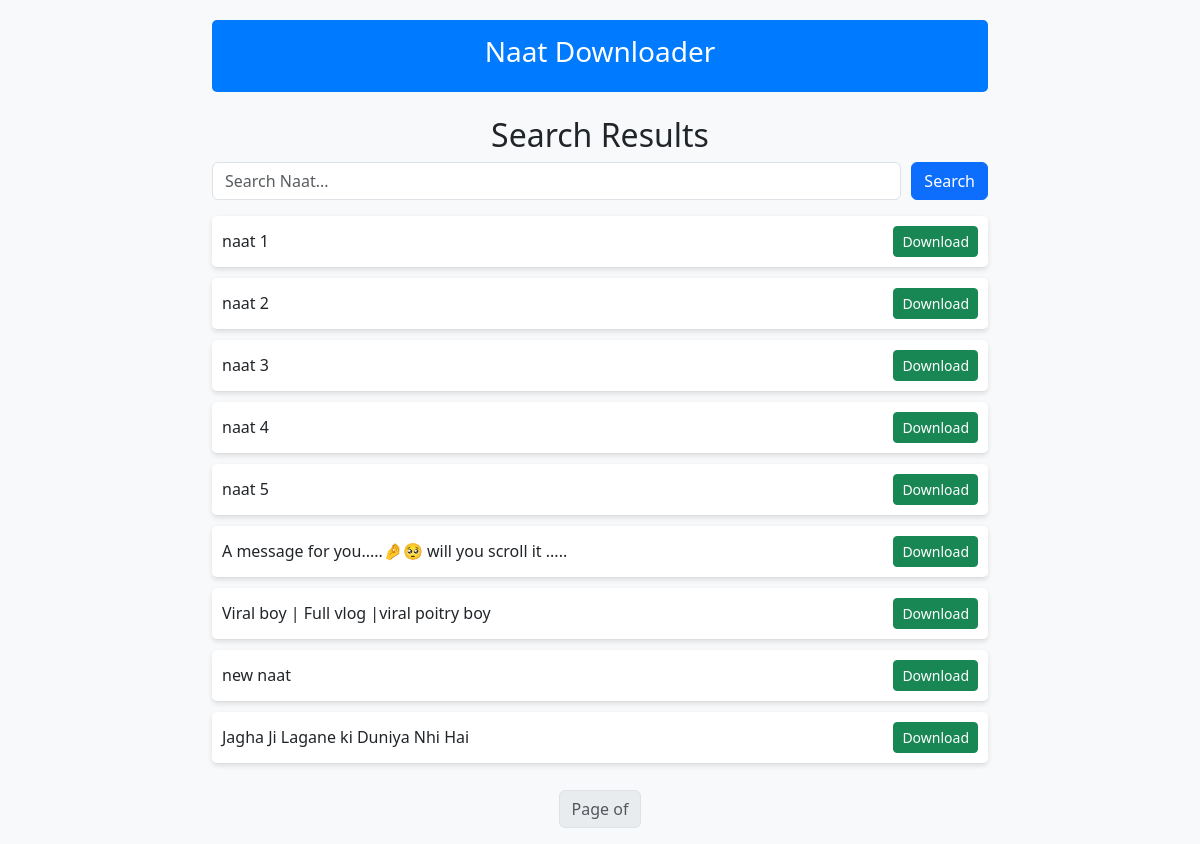
The app's page /search/ with its own data.
### app/models.py (models this page shows, shortened)
class NaatVideo(models.Model):
    title = models.CharField(max_length=255)
    video_link = models.URLField()
    tags = models.TextField(default="", blank=True, null=True, help_text="Comma-separated tags")  # Store tags as comma-separated values

### app/views.py (the view)
# urls.py: path('search/', views.search_naats, name='search'),
def search_naats(request):
    query = request.GET.get('q', '').strip().lower()
    naats = NaatVideo.objects.all()
    if query:
        naats = [naat for naat in naats if any(query in tag for tag in naat.get_tags())]
    return render(request, 'app/search_results.html', {'naats': naats, 'query': query})

### app/templates/app/search_results.html (shortened to what this page needs)
{% load static %}
<!DOCTYPE html>
<html lang="en">
<head>
    <link href="https://cdn.jsdelivr.net/npm/bootstrap@5.3.0/dist/css/bootstrap.min.css" rel="stylesheet">
</head>
<body>
    <div class="container">
        <div class="header">
            <a href="{% url 'home' %}"><h3>Naat Downloader</h3></a>
        </div>
        <h2 class="text-center mt-4">Search Results</h2>
        <form action="{% url 'search' %}" method="GET" class="mb-3 search-bar">
            <input type="text" name="q" class="form-control" placeholder="Search Naat..." value="{{ request.GET.q }}">
            <button type="submit" class="btn btn-primary">Search</button>
        </form>
        <div class="list-group">
            {% for naat in naats %}
                <div class="naat-item">
                    <span>{{ naat.title }}</span>
                    <a href="{% url 'download_page' naat.id %}" class="btn btn-success btn-sm">Download</a>
                </div>
            {% empty %}
                <p class="text-center">No results found for "{{ request.GET.q }}"</p>
            {% endfor %}
        </div>
        <nav class="mt-3">
            <ul class="pagination justify-content-center">
                <li class="page-item disabled"><span class="page-link">Page {{ search_results.number }} of {{ search_results.paginator.num_pages }}</span></li>
            </ul>
        </nav>
    </div>
</body>
</html>

### app/templates/app/search_results.html (style rules this page uses)
body { background-color: #f8f9fa; }
.container { max-width: 800px; margin-top: 20px; }
.naat-item { display: flex; justify-content: space-between; align-items: center; padding: 10px; border-bottom: 1px solid #ddd; background: #ffffff; border-radius: 5px; margin-bottom: 10px; box-shadow: 0px 2px 5px rgba(0, 0, 0, 0.1); }
.header { background: #007bff; color: white; padding: 15px; display: flex; justify-content: center; align-items: center; border-radius: 5px; }
.header a { color: white; text-decoration: none; }
.search-bar { display: flex; gap: 10px; }

### records on screen
NaatVideo: title "naat 1"
NaatVideo: title "naat 2"
NaatVideo: title "naat 3"
NaatVideo: title "naat 4"
NaatVideo: title "naat 5"
NaatVideo: title "A message for you.....🤌🥺 will you scroll it ....."
NaatVideo: title "Viral boy | Full vlog |viral poitry boy"
NaatVideo: title "new naat"
NaatVideo: title "Jagha Ji Lagane ki Duniya Nhi Hai"
